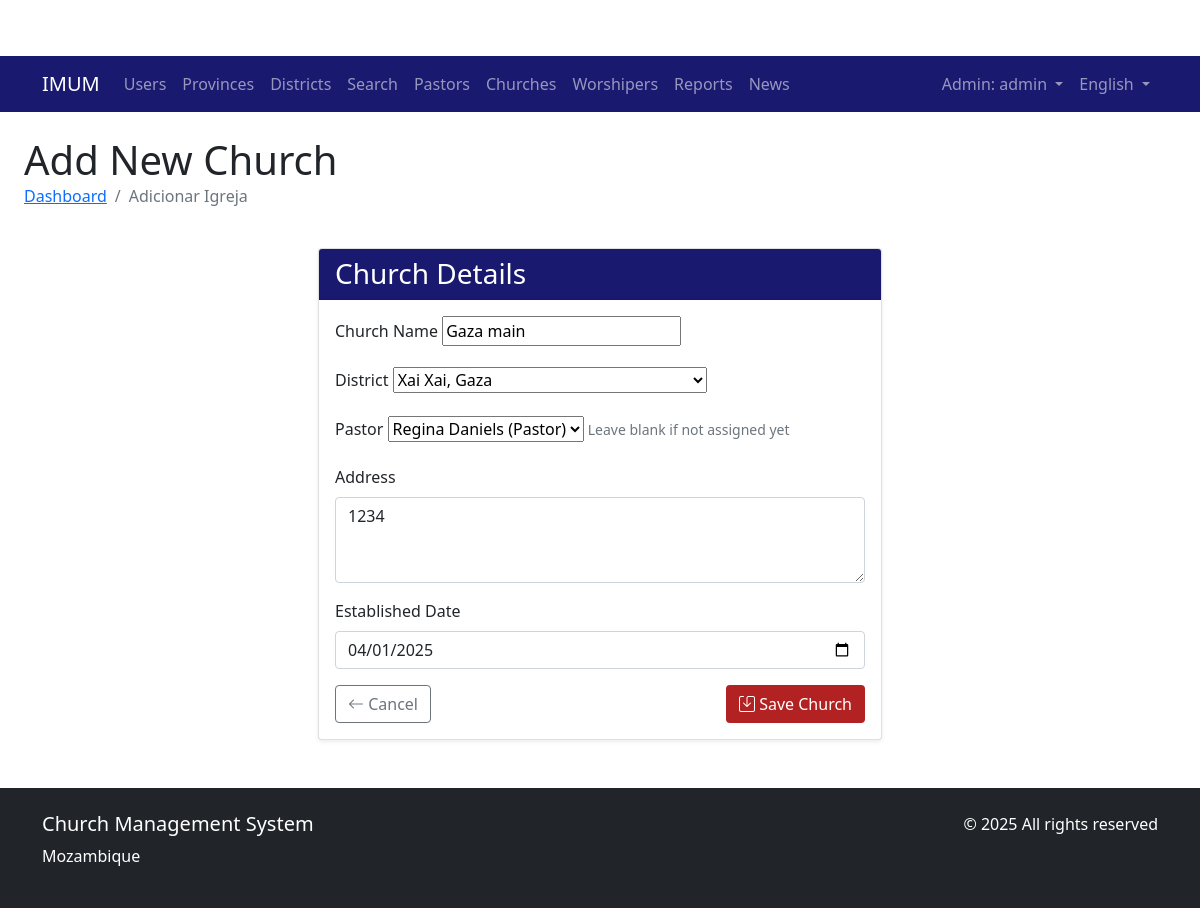
The page /churches/5/edit/ (signed in) on the database its author committed.
### church/models.py (models this page shows, shortened)
class User(AbstractUser):
    ROLE_CHOICES = (
        ('ADMIN', _('Admin')),
        ('MAIN_REVEREND', _('Main Reverend')),
        ('PASTOR', _('Pastor')),
    )
    GENDER_CHOICES = (
        ('M', _('Male')),
        ('F', _('Female')),
        ('O', _('Other')),
    )
    PASTOR_CATEGORY_CHOICES = (
        ('DEACON', _('Deacon')),
        ('PROBATIONARY', _('Probationary')),
        ('PRESBYTER', _('Presbyter')),
    )
    role = models.CharField(max_length=20, choices=ROLE_CHOICES, default='PASTOR')
    phone_number = models.CharField(max_length=20, blank=True, null=True)
    profile_picture = models.ImageField(upload_to='profile_pics/', blank=True, null=True)
    address = models.TextField(blank=True, null=True)
    gender = models.CharField(max_length=1, choices=GENDER_CHOICES, blank=True, null=True)
    date_of_birth = models.DateField(blank=True, null=True)
    created_by = models.ForeignKey(
        'self',
        on_delete=models.SET_NULL,
        null=True,
        blank=True,
        related_name='created_users',
        verbose_name=_('Created By')
    )
    groups = models.ManyToManyField(
        Group,
        verbose_name=_('groups'),
        blank=True,
        help_text=_(
            'The groups this user belongs to. A user will get all permissions '
            'granted to each of their groups.'
        ),
        related_name="church_user_set",
        related_query_name="church_user",
    )
    user_permissions = models.ManyToManyField(
        Permission,
        verbose_name=_('user permissions'),
        blank=True,
        help_text=_('Specific permissions for this user.'),
        related_name="church_user_set",
        related_query_name="church_user",
    )
    pastor_category = models.CharField(
        max_length=20,
        choices=PASTOR_CATEGORY_CHOICES,
        null=True,
        blank=True,
        verbose_name=_('Pastor Category')
    )
    class Meta:
        verbose_name = _('user')
        verbose_name_plural = _('users')
    def __str__(self):
        return f"{self.get_full_name() or self.username} ({self.get_role_display()})"

class Church(models.Model):
    name = models.CharField(max_length=200)
    district = models.ForeignKey(District, on_delete=models.CASCADE, related_name='churches')
    pastor = models.ForeignKey(User, on_delete=models.SET_NULL, null=True, blank=True,
                             limit_choices_to={'role': 'PASTOR'}, related_name = 'churches')
    address = models.TextField()
    established_date = models.DateField()
    class Meta:
        verbose_name = _('Church')
        verbose_name_plural = _('Churches')
        ordering = ['name']

### church/views.py (the view)
# urls.py: path('churches/<int:pk>/edit/', views.church_edit, name='church_edit'),
@login_required
def church_edit(request, pk):
    church = get_object_or_404(Church, pk=pk)
    if request.user.is_superuser or request.user.role == 'ADMIN':
        form = ChurchForm(instance=church)
    elif request.user.role == 'MAIN_REVEREND':
        if church.district.main_reverend != request.user:
            messages.error(request, _('You can only edit churches in your district.'))
            return redirect('church_list')
        form = ChurchForm(instance=church)
        form.fields['district'].queryset = District.objects.filter(main_reverend=request.user)
    else:
        messages.error(request, _('You do not have permission to perform this action.'))
        return redirect('dashboard')
    if request.method == 'POST':
        form = ChurchForm(request.POST, instance=church)
        if form.is_valid():
            form.save()
            messages.success(request, _('Church updated successfully!'))
            return redirect('church_list')
    return render(request, 'church/location/church_form.html', {'form': form})

### church/forms.py
class ChurchForm(forms.ModelForm):
    def __init__(self, *args, **kwargs):
        self.user = kwargs.pop('user', None)
        super().__init__(*args, **kwargs)
        if self.user and self.user.role == 'MAIN_REVEREND':
            district = District.objects.get(main_reverend=self.user)
            self.fields['district'].queryset = District.objects.filter(pk=district.pk)
            self.fields['district'].initial = district
            self.fields['pastor'].queryset = User.objects.filter(role='PASTOR', churches__district=district)
        elif self.user and (self.user.is_superuser or self.user.role == 'ADMIN'):
            self.fields['district'].queryset = District.objects.all()
            self.fields['pastor'].queryset = User.objects.filter(role='PASTOR')
    class Meta:
        model = Church
        fields = ['name', 'district', 'pastor', 'address', 'established_date']
        widgets = {
            'established_date': forms.DateInput(attrs={'type': 'date', 'class': 'form-control'}),
            'address': forms.Textarea(attrs={'rows': 3, 'class': 'form-control'}),
        }

### church/models.py (called while the page is built)
    def __str__(self):
        return f"{self.name}, {self.province.name}"

### templates/church/location/church_form.html (shortened to what this page needs)
{% extends "church/base.html" %}
{% load i18n %}
{% block content %}
<div class="container-fluid">
    <div class="row mb-4">
        <div class="col">
            <h1 class="mb-0">{% trans "Add New Church" %}</h1>
            <nav aria-label="breadcrumb">
                <ol class="breadcrumb">
                    <li class="breadcrumb-item"><a href="{% url 'church:dashboard' %}">{% trans "Dashboard" %}</a></li>
                    <li class="breadcrumb-item active" aria-current="page">{% trans "Add Church" %}</li>
                </ol>
            </nav>
        </div>
    </div>
    <div class="row justify-content-center">
        <div class="col-lg-6">
            <div class="card shadow-sm">
                <div class="card-header" style="background-color: #191970; color: white;">
                    <h3 class="card-title mb-0">{% trans "Church Details" %}</h3>
                </div>
                <div class="card-body">
                    <form method="post">
                        <div class="mb-3">
                            <label for="{{ form.name.id_for_label }}" class="form-label">{% trans "Church Name" %}</label>
                            {{ form.name }}
                        </div>
                        <div class="mb-3">
                            <label for="{{ form.district.id_for_label }}" class="form-label">{% trans "District" %}</label>
                            {{ form.district }}
                        </div>
                        <div class="mb-3">
                            <label for="{{ form.pastor.id_for_label }}" class="form-label">{% trans "Pastor" %}</label>
                            {{ form.pastor }}
                            <small class="text-muted">{% trans "Leave blank if not assigned yet" %}</small>
                        </div>
                        <div class="mb-3">
                            <label for="{{ form.address.id_for_label }}" class="form-label">{% trans "Address" %}</label>
                            {{ form.address }}
                        </div>
                        <div class="mb-3">
                            <label for="{{ form.established_date.id_for_label }}" class="form-label">{% trans "Established Date" %}</label>
                            {{ form.established_date }}
                        </div>
                        <div class="d-flex justify-content-between">
                            <a href="{% url 'church:dashboard' %}" class="btn btn-outline-secondary">
                                <i class="bi bi-arrow-left"></i> {% trans "Cancel" %}
                            </a>
                            <button type="submit" class="btn" style="background-color: #B22222; color: white;">
                                <i class="bi bi-save"></i> {% trans "Save Church" %}
                            </button>
                        </div>
                    </form>
                </div>
            </div>
        </div>
    </div>
</div>
{% endblock %}

### templates/church/base.html (shortened to what this page needs)
<!DOCTYPE html>
{% load i18n static %}
<html lang="{% if LANGUAGE_CODE %}{{ LANGUAGE_CODE }}{% else %}en{% endif %}">
<head>
    <link href="https://cdn.jsdelivr.net/npm/bootstrap@5.1.3/dist/css/bootstrap.min.css" rel="stylesheet">
    <link rel="stylesheet" href="https://cdn.jsdelivr.net/npm/bootstrap-icons@1.8.1/font/bootstrap-icons.css">
    <link rel="stylesheet" href="{% static 'css/custom.css' %}">
</head>
<body>
    <nav class="navbar navbar-expand-lg navbar-dark" style="background-color: #191970;">
        <div class="container">
            <a class="navbar-brand" href="{% url 'church:dashboard' %}">IMUM</a>
            <div class="collapse navbar-collapse" id="navbarNav">
                <ul class="navbar-nav me-auto">
                    {% if user.is_authenticated %}
                        {% if user.is_superuser or user.role == 'ADMIN' %}
                            <li class="nav-item">
                                <a class="nav-link" href="{% url 'church:user_list' %}">{% trans "Users" %}</a>
                            </li>
                            <li class="nav-item">
                                <a class="nav-link" href="{% url 'church:province_list' %}">{% trans "Provinces" %}</a>
                            </li>
                            <li class="nav-item">
                                <a class="nav-link" href="{% url 'church:district_list' %}">{% trans "Districts" %}</a>
                            </li>
                            <li class="nav-item">
                                <a class="nav-link" href="{% url 'church:search' %}">{% trans "Search" %}</a>
                            </li>
                        {% endif %}
                        {% if user.is_superuser or user.role == 'ADMIN' or user.role == 'MAIN_REVEREND' %}
                            <li class="nav-item">
                                <a class="nav-link" href="{% url 'church:pastor_list' %}">{% trans "Pastors" %}</a>
                            </li>
                            <li class="nav-item">
                                <a class="nav-link" href="{% url 'church:church_list' %}">{% trans "Churches" %}</a>
                            </li>
                        {% endif %}
                        <li class="nav-item">
                            <a class="nav-link" href="{% url 'church:worshiper_list' %}">{% trans "Worshipers" %}</a>
                        </li>
                        <li class="nav-item">
                            <a class="nav-link" href="{% url 'church:reports' %}">{% trans "Reports" %}</a>
                        </li>
                        <li class="nav-item">
                            <a class="nav-link" href="{% url 'church:news_list' %}">{% trans "News" %}</a>
                        </li>
                    {% endif %}
                </ul>
                <ul class="navbar-nav">
                    {% if user.is_authenticated %}
                        <li class="nav-item dropdown">
                            <a class="nav-link dropdown-toggle" href="#" id="navbarDropdown" role="button" data-bs-toggle="dropdown">
                                {{ user.get_role_display }}: {{ user.username }}
                            </a>
                        </li>
                    {% else %}
                        <li class="nav-item">
                            <a class="nav-link" href="{% url 'church:login' %}">{% trans "Login" %}</a>
                        </li>
                    {% endif %}
                    <li class="nav-item dropdown">
                        <a class="nav-link dropdown-toggle" href="#" id="languageDropdown" role="button" data-bs-toggle="dropdown">
                            {% if LANGUAGE_CODE == 'pt' %}Português{% else %}English{% endif %}
                        </a>
                    </li>
                </ul>
            </div>
        </div>
    </nav>
    <div class="container-fluid mt-4">
        {% block content %}
        {% endblock %}
    </div>
    <footer class="bg-dark text-white py-4 mt-5">
        <div class="container">
            <div class="row">
                <div class="col-md-6">
                    <h5>{% trans "Church Management System" %}</h5>
                    <p>{% trans "Mozambique" %}</p>
                </div>
                <div class="col-md-6 text-md-end">
                    <p>&copy; {% now "Y" %} {% trans "All rights reserved" %}</p>
                </div>
            </div>
        </div>
    </footer>
</body>
</html>

### static/css/custom.css (style rules this page uses)
:root { --primary-color: #B22222; --secondary-color: #191970; }
body { padding-top: 56px; }
.navbar { background-color: var(--secondary-color) !important; }
.card-header { font-weight: 600; }

### rows shown on the page
User: role "Admin", username "admin"
Church: name "Gaza main", district "Xai Xai, Gaza", pastor "Regina Daniels (Pastor)", address "1234", established_date "04/01/2025"
